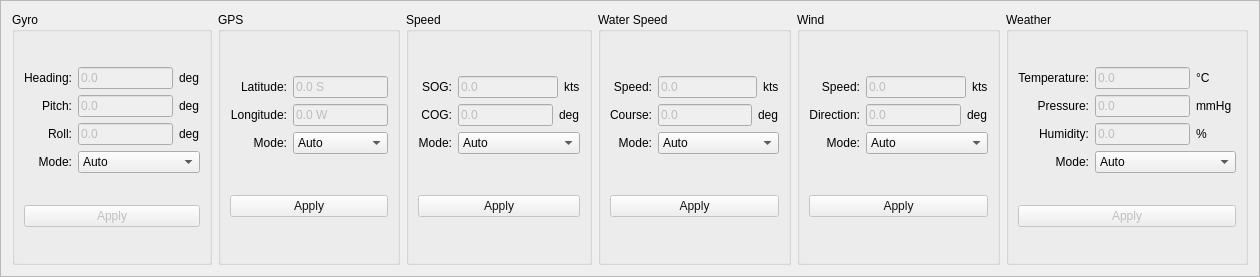
<?xml version="1.0" encoding="UTF-8"?>
<ui version="4.0">
 <class>FrameOSD</class>
 <widget class="QFrame" name="FrameOSD">
  <property name="enabled">
   <bool>true</bool>
  </property>
  <property name="geometry">
   <rect>
    <x>0</x>
    <y>0</y>
    <width>1260</width>
    <height>277</height>
   </rect>
  </property>
  <property name="windowTitle">
   <string>Frame</string>
  </property>
  <property name="frameShape">
   <enum>QFrame::StyledPanel</enum>
  </property>
  <property name="frameShadow">
   <enum>QFrame::Raised</enum>
  </property>
  <layout class="QGridLayout" name="gridLayout_7">
   <item row="0" column="0">
    <widget class="QGroupBox" name="groupBox">
     <property name="styleSheet">
      <string notr="true"/>
     </property>
     <property name="title">
      <string>Gyro</string>
     </property>
     <layout class="QGridLayout" name="gridLayout">
      <item row="0" column="0">
       <layout class="QHBoxLayout" name="horizontalLayout_6">
        <item>
         <layout class="QVBoxLayout" name="verticalLayout">
          <item>
           <widget class="QLabel" name="label">
            <property name="text">
             <string>Heading:</string>
            </property>
            <property name="alignment">
             <set>Qt::AlignRight|Qt::AlignTrailing|Qt::AlignVCenter</set>
            </property>
           </widget>
          </item>
          <item>
           <widget class="QLabel" name="label_2">
            <property name="text">
             <string>Pitch:</string>
            </property>
            <property name="alignment">
             <set>Qt::AlignRight|Qt::AlignTrailing|Qt::AlignVCenter</set>
            </property>
           </widget>
          </item>
          <item>
           <widget class="QLabel" name="label_3">
            <property name="text">
             <string>Roll:</string>
            </property>
            <property name="alignment">
             <set>Qt::AlignRight|Qt::AlignTrailing|Qt::AlignVCenter</set>
            </property>
           </widget>
          </item>
          <item>
           <widget class="QLabel" name="label_4">
            <property name="text">
             <string>Mode:</string>
            </property>
            <property name="alignment">
             <set>Qt::AlignRight|Qt::AlignTrailing|Qt::AlignVCenter</set>
            </property>
           </widget>
          </item>
         </layout>
        </item>
        <item>
         <layout class="QVBoxLayout" name="verticalLayout_2">
          <item>
           <layout class="QHBoxLayout" name="horizontalLayout">
            <item>
             <widget class="QLineEdit" name="lineEditGyroHeading">
              <property name="enabled">
               <bool>false</bool>
              </property>
              <property name="styleSheet">
               <string notr="true"/>
              </property>
              <property name="text">
               <string>0.0</string>
              </property>
             </widget>
            </item>
            <item>
             <widget class="QLabel" name="label_5">
              <property name="sizePolicy">
               <sizepolicy hsizetype="Fixed" vsizetype="Fixed">
                <horstretch>0</horstretch>
                <verstretch>0</verstretch>
               </sizepolicy>
              </property>
              <property name="text">
               <string>deg</string>
              </property>
             </widget>
            </item>
           </layout>
          </item>
          <item>
           <layout class="QHBoxLayout" name="horizontalLayout_2">
            <item>
             <widget class="QLineEdit" name="lineEditGyroPitch">
              <property name="enabled">
               <bool>false</bool>
              </property>
              <property name="styleSheet">
               <string notr="true"/>
              </property>
              <property name="text">
               <string>0.0</string>
              </property>
             </widget>
            </item>
            <item>
             <widget class="QLabel" name="label_6">
              <property name="sizePolicy">
               <sizepolicy hsizetype="Fixed" vsizetype="Fixed">
                <horstretch>0</horstretch>
                <verstretch>0</verstretch>
               </sizepolicy>
              </property>
              <property name="text">
               <string>deg</string>
              </property>
             </widget>
            </item>
           </layout>
          </item>
          <item>
           <layout class="QHBoxLayout" name="horizontalLayout_3">
            <item>
             <widget class="QLineEdit" name="lineEditGyroRoll">
              <property name="enabled">
               <bool>false</bool>
              </property>
              <property name="styleSheet">
               <string notr="true"/>
              </property>
              <property name="text">
               <string>0.0</string>
              </property>
             </widget>
            </item>
            <item>
             <widget class="QLabel" name="label_7">
              <property name="sizePolicy">
               <sizepolicy hsizetype="Fixed" vsizetype="Fixed">
                <horstretch>0</horstretch>
                <verstretch>0</verstretch>
               </sizepolicy>
              </property>
              <property name="text">
               <string>deg</string>
              </property>
             </widget>
            </item>
           </layout>
          </item>
          <item>
           <widget class="QComboBox" name="osdGryoComboBox">
            <property name="currentIndex">
             <number>1</number>
            </property>
            <item>
             <property name="text">
              <string>Manual</string>
             </property>
            </item>
            <item>
             <property name="text">
              <string>Auto</string>
             </property>
            </item>
           </widget>
          </item>
         </layout>
        </item>
       </layout>
      </item>
      <item row="1" column="0">
       <widget class="QPushButton" name="pushButtonGyroApply">
        <property name="enabled">
         <bool>false</bool>
        </property>
        <property name="text">
         <string>Apply</string>
        </property>
       </widget>
      </item>
     </layout>
    </widget>
   </item>
   <item row="0" column="1">
    <widget class="QGroupBox" name="groupBox_2">
     <property name="styleSheet">
      <string notr="true"/>
     </property>
     <property name="title">
      <string>GPS</string>
     </property>
     <layout class="QGridLayout" name="gridLayout_2">
      <item row="0" column="0">
       <layout class="QHBoxLayout" name="horizontalLayout_4">
        <item>
         <layout class="QVBoxLayout" name="verticalLayout_7">
          <item>
           <widget class="QLabel" name="label_13">
            <property name="text">
             <string>Latitude:</string>
            </property>
            <property name="alignment">
             <set>Qt::AlignRight|Qt::AlignTrailing|Qt::AlignVCenter</set>
            </property>
           </widget>
          </item>
          <item>
           <widget class="QLabel" name="label_14">
            <property name="text">
             <string>Longitude:</string>
            </property>
            <property name="alignment">
             <set>Qt::AlignRight|Qt::AlignTrailing|Qt::AlignVCenter</set>
            </property>
           </widget>
          </item>
          <item>
           <widget class="QLabel" name="label_16">
            <property name="text">
             <string>Mode:</string>
            </property>
            <property name="alignment">
             <set>Qt::AlignRight|Qt::AlignTrailing|Qt::AlignVCenter</set>
            </property>
           </widget>
          </item>
         </layout>
        </item>
        <item>
         <layout class="QVBoxLayout" name="verticalLayout_8">
          <item>
           <widget class="QLineEdit" name="lineEditGpsLat">
            <property name="enabled">
             <bool>false</bool>
            </property>
            <property name="styleSheet">
             <string notr="true"/>
            </property>
            <property name="text">
             <string>0.0 S</string>
            </property>
           </widget>
          </item>
          <item>
           <widget class="QLineEdit" name="lineEditGpsLong">
            <property name="enabled">
             <bool>false</bool>
            </property>
            <property name="styleSheet">
             <string notr="true"/>
            </property>
            <property name="text">
             <string>0.0 W</string>
            </property>
           </widget>
          </item>
          <item>
           <widget class="QComboBox" name="comboBoxGPSMode">
            <property name="currentIndex">
             <number>1</number>
            </property>
            <item>
             <property name="text">
              <string>Manual</string>
             </property>
            </item>
            <item>
             <property name="text">
              <string>Auto</string>
             </property>
            </item>
           </widget>
          </item>
         </layout>
        </item>
       </layout>
      </item>
      <item row="1" column="0">
       <widget class="QPushButton" name="pushButtonGPSApply">
        <property name="enabled">
         <bool>false</bool>
        </property>
        <property name="palette">
         <palette>
          <active>
           <colorrole role="WindowText">
            <brush brushstyle="SolidPattern">
             <color alpha="255">
              <red>20</red>
              <green>20</green>
              <blue>20</blue>
             </color>
            </brush>
           </colorrole>
           <colorrole role="Button">
            <brush brushstyle="SolidPattern">
             <color alpha="255">
              <red>240</red>
              <green>240</green>
              <blue>240</blue>
             </color>
            </brush>
           </colorrole>
           <colorrole role="Text">
            <brush brushstyle="SolidPattern">
             <color alpha="255">
              <red>20</red>
              <green>20</green>
              <blue>20</blue>
             </color>
            </brush>
           </colorrole>
           <colorrole role="ButtonText">
            <brush brushstyle="SolidPattern">
             <color alpha="255">
              <red>20</red>
              <green>20</green>
              <blue>20</blue>
             </color>
            </brush>
           </colorrole>
          </active>
          <inactive>
           <colorrole role="WindowText">
            <brush brushstyle="SolidPattern">
             <color alpha="255">
              <red>20</red>
              <green>20</green>
              <blue>20</blue>
             </color>
            </brush>
           </colorrole>
           <colorrole role="Button">
            <brush brushstyle="SolidPattern">
             <color alpha="255">
              <red>240</red>
              <green>240</green>
              <blue>240</blue>
             </color>
            </brush>
           </colorrole>
           <colorrole role="Text">
            <brush brushstyle="SolidPattern">
             <color alpha="255">
              <red>20</red>
              <green>20</green>
              <blue>20</blue>
             </color>
            </brush>
           </colorrole>
           <colorrole role="ButtonText">
            <brush brushstyle="SolidPattern">
             <color alpha="255">
              <red>20</red>
              <green>20</green>
              <blue>20</blue>
             </color>
            </brush>
           </colorrole>
          </inactive>
          <disabled>
           <colorrole role="WindowText">
            <brush brushstyle="SolidPattern">
             <color alpha="255">
              <red>20</red>
              <green>20</green>
              <blue>20</blue>
             </color>
            </brush>
           </colorrole>
           <colorrole role="Button">
            <brush brushstyle="SolidPattern">
             <color alpha="255">
              <red>240</red>
              <green>240</green>
              <blue>240</blue>
             </color>
            </brush>
           </colorrole>
           <colorrole role="Text">
            <brush brushstyle="SolidPattern">
             <color alpha="255">
              <red>20</red>
              <green>20</green>
              <blue>20</blue>
             </color>
            </brush>
           </colorrole>
           <colorrole role="ButtonText">
            <brush brushstyle="SolidPattern">
             <color alpha="255">
              <red>20</red>
              <green>20</green>
              <blue>20</blue>
             </color>
            </brush>
           </colorrole>
          </disabled>
         </palette>
        </property>
        <property name="styleSheet">
         <string notr="true">color: rgb(20, 20, 20);</string>
        </property>
        <property name="text">
         <string>Apply</string>
        </property>
       </widget>
      </item>
     </layout>
    </widget>
   </item>
   <item row="0" column="2">
    <widget class="QGroupBox" name="groupBox_3">
     <property name="styleSheet">
      <string notr="true"/>
     </property>
     <property name="title">
      <string>Speed</string>
     </property>
     <layout class="QGridLayout" name="gridLayout_3">
      <item row="0" column="0">
       <layout class="QHBoxLayout" name="horizontalLayout_11">
        <item>
         <layout class="QVBoxLayout" name="verticalLayout_9">
          <item>
           <widget class="QLabel" name="label_15">
            <property name="text">
             <string>SOG:</string>
            </property>
            <property name="alignment">
             <set>Qt::AlignRight|Qt::AlignTrailing|Qt::AlignVCenter</set>
            </property>
           </widget>
          </item>
          <item>
           <widget class="QLabel" name="label_17">
            <property name="text">
             <string>COG:</string>
            </property>
            <property name="alignment">
             <set>Qt::AlignRight|Qt::AlignTrailing|Qt::AlignVCenter</set>
            </property>
           </widget>
          </item>
          <item>
           <widget class="QLabel" name="label_18">
            <property name="text">
             <string>Mode:</string>
            </property>
            <property name="alignment">
             <set>Qt::AlignRight|Qt::AlignTrailing|Qt::AlignVCenter</set>
            </property>
           </widget>
          </item>
         </layout>
        </item>
        <item>
         <layout class="QVBoxLayout" name="verticalLayout_3">
          <item>
           <layout class="QHBoxLayout" name="horizontalLayout_5">
            <item>
             <widget class="QLineEdit" name="lineEditSpeedSOG">
              <property name="enabled">
               <bool>false</bool>
              </property>
              <property name="styleSheet">
               <string notr="true"/>
              </property>
              <property name="text">
               <string>0.0 </string>
              </property>
             </widget>
            </item>
            <item>
             <widget class="QLabel" name="label_8">
              <property name="sizePolicy">
               <sizepolicy hsizetype="Fixed" vsizetype="Fixed">
                <horstretch>0</horstretch>
                <verstretch>0</verstretch>
               </sizepolicy>
              </property>
              <property name="text">
               <string>kts</string>
              </property>
             </widget>
            </item>
           </layout>
          </item>
          <item>
           <layout class="QHBoxLayout" name="horizontalLayout_8">
            <item>
             <widget class="QLineEdit" name="lineEditSpeedCOG">
              <property name="enabled">
               <bool>false</bool>
              </property>
              <property name="styleSheet">
               <string notr="true"/>
              </property>
              <property name="text">
               <string>0.0</string>
              </property>
             </widget>
            </item>
            <item>
             <widget class="QLabel" name="label_9">
              <property name="sizePolicy">
               <sizepolicy hsizetype="Fixed" vsizetype="Fixed">
                <horstretch>0</horstretch>
                <verstretch>0</verstretch>
               </sizepolicy>
              </property>
              <property name="text">
               <string>deg</string>
              </property>
             </widget>
            </item>
           </layout>
          </item>
          <item>
           <widget class="QComboBox" name="comboBoxSpeedMode">
            <property name="currentIndex">
             <number>1</number>
            </property>
            <item>
             <property name="text">
              <string>Manual</string>
             </property>
            </item>
            <item>
             <property name="text">
              <string>Auto</string>
             </property>
            </item>
           </widget>
          </item>
         </layout>
        </item>
       </layout>
      </item>
      <item row="1" column="0">
       <widget class="QPushButton" name="pushButtonSpeedApply">
        <property name="enabled">
         <bool>false</bool>
        </property>
        <property name="styleSheet">
         <string notr="true">color: rgb(20, 20, 20);</string>
        </property>
        <property name="text">
         <string>Apply</string>
        </property>
       </widget>
      </item>
     </layout>
    </widget>
   </item>
   <item row="0" column="4">
    <widget class="QGroupBox" name="groupBox_5">
     <property name="styleSheet">
      <string notr="true"/>
     </property>
     <property name="title">
      <string>Wind</string>
     </property>
     <layout class="QGridLayout" name="gridLayout_5">
      <item row="0" column="0">
       <layout class="QHBoxLayout" name="horizontalLayout_15">
        <item>
         <layout class="QVBoxLayout" name="verticalLayout_17">
          <item>
           <widget class="QLabel" name="label_28">
            <property name="text">
             <string>Speed:</string>
            </property>
            <property name="alignment">
             <set>Qt::AlignRight|Qt::AlignTrailing|Qt::AlignVCenter</set>
            </property>
           </widget>
          </item>
          <item>
           <widget class="QLabel" name="label_29">
            <property name="text">
             <string>Direction:</string>
            </property>
            <property name="alignment">
             <set>Qt::AlignRight|Qt::AlignTrailing|Qt::AlignVCenter</set>
            </property>
           </widget>
          </item>
          <item>
           <widget class="QLabel" name="label_31">
            <property name="text">
             <string>Mode:</string>
            </property>
            <property name="alignment">
             <set>Qt::AlignRight|Qt::AlignTrailing|Qt::AlignVCenter</set>
            </property>
           </widget>
          </item>
         </layout>
        </item>
        <item>
         <layout class="QVBoxLayout" name="verticalLayout_5">
          <item>
           <layout class="QHBoxLayout" name="horizontalLayout_9">
            <item>
             <widget class="QLineEdit" name="lineEditWindSpeed">
              <property name="enabled">
               <bool>false</bool>
              </property>
              <property name="styleSheet">
               <string notr="true"/>
              </property>
              <property name="text">
               <string>0.0</string>
              </property>
             </widget>
            </item>
            <item>
             <widget class="QLabel" name="label_12">
              <property name="sizePolicy">
               <sizepolicy hsizetype="Fixed" vsizetype="Fixed">
                <horstretch>0</horstretch>
                <verstretch>0</verstretch>
               </sizepolicy>
              </property>
              <property name="text">
               <string>kts</string>
              </property>
             </widget>
            </item>
           </layout>
          </item>
          <item>
           <layout class="QHBoxLayout" name="horizontalLayout_14">
            <item>
             <widget class="QLineEdit" name="lineEditWindDir">
              <property name="enabled">
               <bool>false</bool>
              </property>
              <property name="styleSheet">
               <string notr="true"/>
              </property>
              <property name="text">
               <string>0.0</string>
              </property>
             </widget>
            </item>
            <item>
             <widget class="QLabel" name="label_19">
              <property name="sizePolicy">
               <sizepolicy hsizetype="Fixed" vsizetype="Fixed">
                <horstretch>0</horstretch>
                <verstretch>0</verstretch>
               </sizepolicy>
              </property>
              <property name="text">
               <string>deg</string>
              </property>
             </widget>
            </item>
           </layout>
          </item>
          <item>
           <widget class="QComboBox" name="comboBoxWindMode">
            <property name="currentIndex">
             <number>1</number>
            </property>
            <item>
             <property name="text">
              <string>Manual</string>
             </property>
            </item>
            <item>
             <property name="text">
              <string>Auto</string>
             </property>
            </item>
           </widget>
          </item>
         </layout>
        </item>
       </layout>
      </item>
      <item row="1" column="0">
       <widget class="QPushButton" name="pushButtonWindApply">
        <property name="enabled">
         <bool>false</bool>
        </property>
        <property name="styleSheet">
         <string notr="true">color: rgb(20, 20, 20);</string>
        </property>
        <property name="text">
         <string>Apply</string>
        </property>
       </widget>
      </item>
     </layout>
    </widget>
   </item>
   <item row="0" column="5">
    <widget class="QGroupBox" name="groupBox_6">
     <property name="enabled">
      <bool>true</bool>
     </property>
     <property name="styleSheet">
      <string notr="true"/>
     </property>
     <property name="title">
      <string>Weather</string>
     </property>
     <layout class="QGridLayout" name="gridLayout_6">
      <item row="0" column="0">
       <layout class="QHBoxLayout" name="horizontalLayout_18">
        <item>
         <layout class="QVBoxLayout" name="verticalLayout_19">
          <item>
           <widget class="QLabel" name="label_32">
            <property name="text">
             <string>Temperature:</string>
            </property>
            <property name="alignment">
             <set>Qt::AlignRight|Qt::AlignTrailing|Qt::AlignVCenter</set>
            </property>
           </widget>
          </item>
          <item>
           <widget class="QLabel" name="label_33">
            <property name="text">
             <string>Pressure:</string>
            </property>
            <property name="alignment">
             <set>Qt::AlignRight|Qt::AlignTrailing|Qt::AlignVCenter</set>
            </property>
           </widget>
          </item>
          <item>
           <widget class="QLabel" name="label_34">
            <property name="text">
             <string>Humidity:</string>
            </property>
            <property name="alignment">
             <set>Qt::AlignRight|Qt::AlignTrailing|Qt::AlignVCenter</set>
            </property>
           </widget>
          </item>
          <item>
           <widget class="QLabel" name="label_35">
            <property name="text">
             <string>Mode:</string>
            </property>
            <property name="alignment">
             <set>Qt::AlignRight|Qt::AlignTrailing|Qt::AlignVCenter</set>
            </property>
           </widget>
          </item>
         </layout>
        </item>
        <item>
         <layout class="QVBoxLayout" name="verticalLayout_6">
          <item>
           <layout class="QHBoxLayout" name="horizontalLayout_10">
            <item>
             <widget class="QLineEdit" name="lineEditWeatherTemp">
              <property name="enabled">
               <bool>false</bool>
              </property>
              <property name="styleSheet">
               <string notr="true"/>
              </property>
              <property name="text">
               <string>0.0</string>
              </property>
             </widget>
            </item>
            <item>
             <widget class="QLabel" name="label_27">
              <property name="sizePolicy">
               <sizepolicy hsizetype="Fixed" vsizetype="Fixed">
                <horstretch>0</horstretch>
                <verstretch>0</verstretch>
               </sizepolicy>
              </property>
              <property name="minimumSize">
               <size>
                <width>40</width>
                <height>0</height>
               </size>
              </property>
              <property name="maximumSize">
               <size>
                <width>45</width>
                <height>16777215</height>
               </size>
              </property>
              <property name="font">
               <font>
                <pointsize>9</pointsize>
               </font>
              </property>
              <property name="text">
               <string>°C</string>
              </property>
             </widget>
            </item>
           </layout>
          </item>
          <item>
           <layout class="QHBoxLayout" name="horizontalLayout_16">
            <item>
             <widget class="QLineEdit" name="lineEditWeatherPress">
              <property name="enabled">
               <bool>false</bool>
              </property>
              <property name="styleSheet">
               <string notr="true"/>
              </property>
              <property name="text">
               <string>0.0</string>
              </property>
             </widget>
            </item>
            <item>
             <widget class="QLabel" name="label_36">
              <property name="sizePolicy">
               <sizepolicy hsizetype="Fixed" vsizetype="Fixed">
                <horstretch>0</horstretch>
                <verstretch>0</verstretch>
               </sizepolicy>
              </property>
              <property name="minimumSize">
               <size>
                <width>40</width>
                <height>0</height>
               </size>
              </property>
              <property name="maximumSize">
               <size>
                <width>45</width>
                <height>16777215</height>
               </size>
              </property>
              <property name="font">
               <font>
                <pointsize>9</pointsize>
               </font>
              </property>
              <property name="text">
               <string>mmHg</string>
              </property>
             </widget>
            </item>
           </layout>
          </item>
          <item>
           <layout class="QHBoxLayout" name="horizontalLayout_17">
            <item>
             <widget class="QLineEdit" name="lineEditWeatherHumidity">
              <property name="enabled">
               <bool>false</bool>
              </property>
              <property name="styleSheet">
               <string notr="true"/>
              </property>
              <property name="text">
               <string>0.0</string>
              </property>
             </widget>
            </item>
            <item>
             <widget class="QLabel" name="label_30">
              <property name="sizePolicy">
               <sizepolicy hsizetype="Fixed" vsizetype="Fixed">
                <horstretch>0</horstretch>
                <verstretch>0</verstretch>
               </sizepolicy>
              </property>
              <property name="minimumSize">
               <size>
                <width>40</width>
                <height>0</height>
               </size>
              </property>
              <property name="maximumSize">
               <size>
                <width>45</width>
                <height>16777215</height>
               </size>
              </property>
              <property name="font">
               <font>
                <pointsize>9</pointsize>
               </font>
              </property>
              <property name="text">
               <string>%</string>
              </property>
             </widget>
            </item>
           </layout>
          </item>
          <item>
           <widget class="QComboBox" name="comboBoxWeatherMode">
            <property name="currentIndex">
             <number>1</number>
            </property>
            <item>
             <property name="text">
              <string>Manual</string>
             </property>
            </item>
            <item>
             <property name="text">
              <string>Auto</string>
             </property>
            </item>
           </widget>
          </item>
         </layout>
        </item>
       </layout>
      </item>
      <item row="1" column="0">
       <widget class="QPushButton" name="pushButtonWeather">
        <property name="enabled">
         <bool>false</bool>
        </property>
        <property name="text">
         <string>Apply</string>
        </property>
       </widget>
      </item>
     </layout>
    </widget>
   </item>
   <item row="0" column="3">
    <widget class="QGroupBox" name="groupBox_4">
     <property name="styleSheet">
      <string notr="true"/>
     </property>
     <property name="title">
      <string>Water Speed</string>
     </property>
     <layout class="QGridLayout" name="gridLayout_4">
      <item row="0" column="0">
       <layout class="QHBoxLayout" name="horizontalLayout_13">
        <item>
         <layout class="QVBoxLayout" name="verticalLayout_13">
          <item>
           <widget class="QLabel" name="label_22">
            <property name="text">
             <string>Speed:</string>
            </property>
            <property name="alignment">
             <set>Qt::AlignRight|Qt::AlignTrailing|Qt::AlignVCenter</set>
            </property>
           </widget>
          </item>
          <item>
           <widget class="QLabel" name="label_23">
            <property name="text">
             <string>Course:</string>
            </property>
            <property name="alignment">
             <set>Qt::AlignRight|Qt::AlignTrailing|Qt::AlignVCenter</set>
            </property>
           </widget>
          </item>
          <item>
           <widget class="QLabel" name="label_24">
            <property name="text">
             <string>Mode:</string>
            </property>
            <property name="alignment">
             <set>Qt::AlignRight|Qt::AlignTrailing|Qt::AlignVCenter</set>
            </property>
           </widget>
          </item>
         </layout>
        </item>
        <item>
         <layout class="QVBoxLayout" name="verticalLayout_4">
          <item>
           <layout class="QHBoxLayout" name="horizontalLayout_7">
            <item>
             <widget class="QLineEdit" name="lineEditWaterSOG">
              <property name="enabled">
               <bool>false</bool>
              </property>
              <property name="styleSheet">
               <string notr="true"/>
              </property>
              <property name="text">
               <string>0.0</string>
              </property>
             </widget>
            </item>
            <item>
             <widget class="QLabel" name="label_10">
              <property name="sizePolicy">
               <sizepolicy hsizetype="Fixed" vsizetype="Fixed">
                <horstretch>0</horstretch>
                <verstretch>0</verstretch>
               </sizepolicy>
              </property>
              <property name="text">
               <string>kts</string>
              </property>
             </widget>
            </item>
           </layout>
          </item>
          <item>
           <layout class="QHBoxLayout" name="horizontalLayout_12">
            <item>
             <widget class="QLineEdit" name="lineEditWaterCOG">
              <property name="enabled">
               <bool>false</bool>
              </property>
              <property name="styleSheet">
               <string notr="true"/>
              </property>
              <property name="text">
               <string>0.0</string>
              </property>
             </widget>
            </item>
            <item>
             <widget class="QLabel" name="label_11">
              <property name="sizePolicy">
               <sizepolicy hsizetype="Fixed" vsizetype="Fixed">
                <horstretch>0</horstretch>
                <verstretch>0</verstretch>
               </sizepolicy>
              </property>
              <property name="text">
               <string>deg</string>
              </property>
             </widget>
            </item>
           </layout>
          </item>
          <item>
           <widget class="QComboBox" name="comboBoxWaterMode">
            <property name="currentIndex">
             <number>1</number>
            </property>
            <item>
             <property name="text">
              <string>Manual</string>
             </property>
            </item>
            <item>
             <property name="text">
              <string>Auto</string>
             </property>
            </item>
           </widget>
          </item>
         </layout>
        </item>
       </layout>
      </item>
      <item row="1" column="0">
       <widget class="QPushButton" name="pushButtonWaterApply">
        <property name="enabled">
         <bool>false</bool>
        </property>
        <property name="styleSheet">
         <string notr="true">color: rgb(20, 20, 20);</string>
        </property>
        <property name="text">
         <string>Apply</string>
        </property>
       </widget>
      </item>
     </layout>
    </widget>
   </item>
  </layout>
 </widget>
 <resources/>
 <connections/>
</ui>
